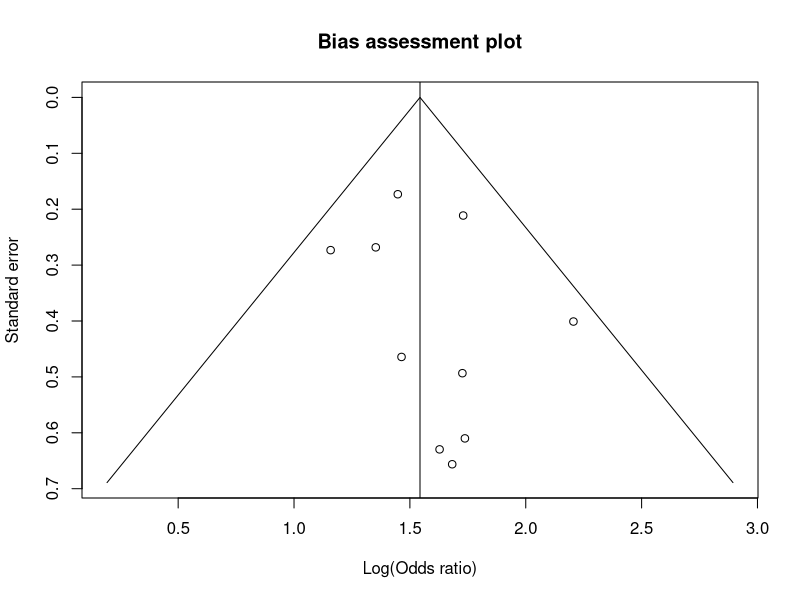
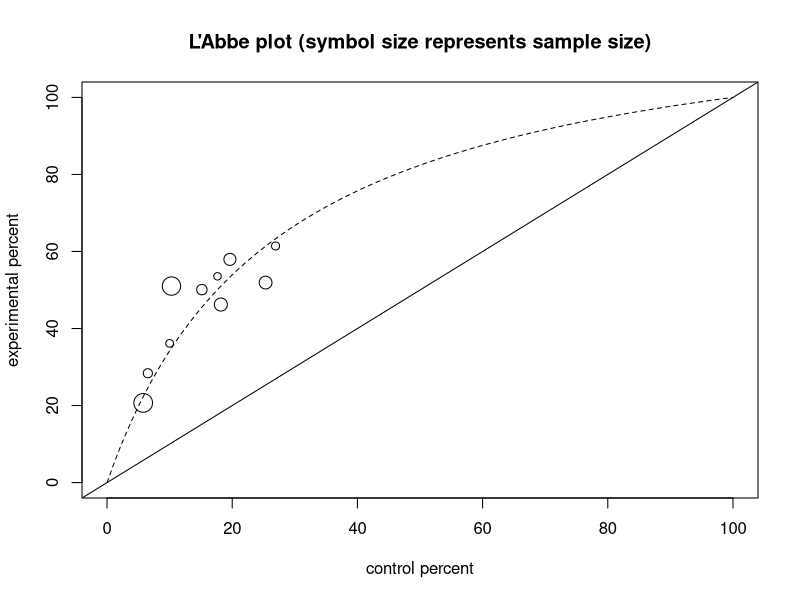
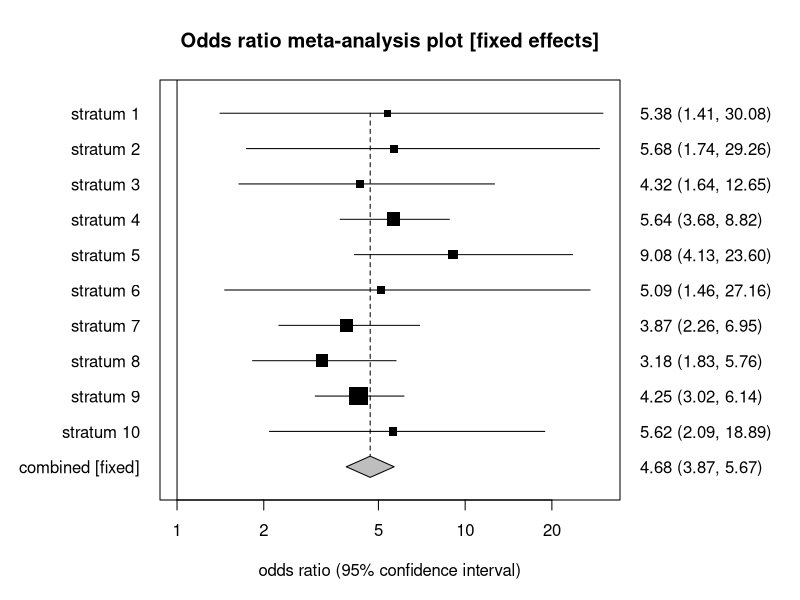
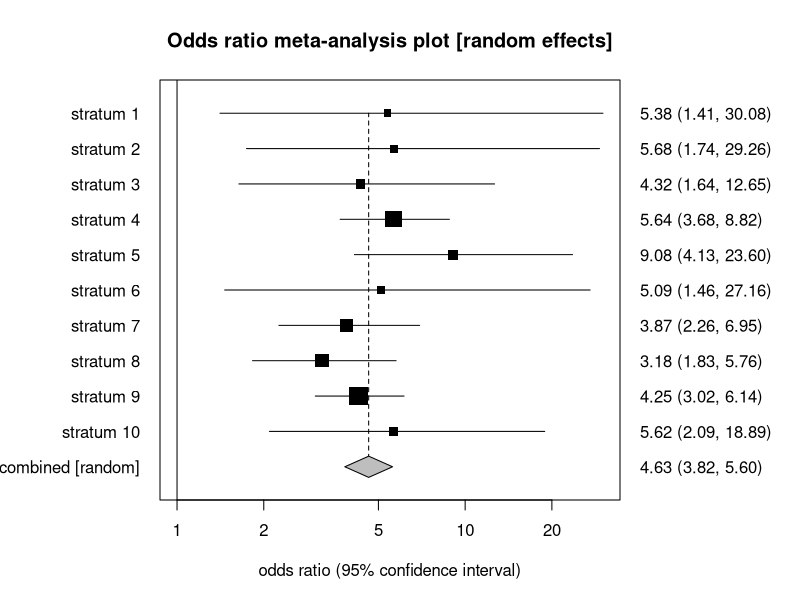

Source code (R) for these figures, in order:
# Odds ratio meta-analysis (Mantel-Haenszel and exact): the StatsDirect help example
# (Armitage and Berry 1994, smoking among lung cancer patients and controls in ten
# case-control studies; the test workbook's Meta-analysis worksheet columns Smokers
# total, Smokers cancer, Control total and Control cancer) in R
smokers <- c(155, 317, 210, 711, 2646, 166, 993, 961, 2180, 519)
smokers_cancer <- c(83, 90, 129, 412, 1350, 60, 459, 499, 451, 260)
nonsmokers <- c(17, 46, 26, 163, 68, 30, 99, 75, 675, 33)
nonsmokers_cancer <- c(3, 3, 7, 32, 7, 3, 18, 19, 39, 5)
k <- length(smokers)

# Each study's fourfold table: a and b are the smokers and non-smokers with lung
# cancer, c and d the smokers and non-smokers among the controls (the workbook's
# "Control" columns are the non-smokers), so the odds ratio a d / (b c) is the odds
# of smoking among the patients relative to the controls
a <- smokers_cancer
b <- nonsmokers_cancer
c <- smokers - a
d <- nonsmokers - b
n <- a + b + c + d
tables <- array(rbind(a, b, c, d), dim = c(2, 2, k),
                dimnames = list(smoking = c("smoker", "non-smoker"),
                                group = c("lung cancer", "control"), study = 1:k))

# R's standard test: the Mantel-Haenszel estimate of the common odds ratio with a
# confidence interval that equals the report's Robins, Breslow and Greenland
# interval, and the Mantel-Haenszel chi-square with the continuity correction
# (correct = TRUE is the default)
r <- mantelhaen.test(tables)
print(r)

# The exact conditional test gives the conditional maximum likelihood estimate and
# the exact (Fisher) interval; R finds them numerically and they agree with the
# report to four significant figures. The code below finds them to a tighter
# tolerance, together with the mid-P interval and P values that R does not print
e <- mantelhaen.test(tables, exact = TRUE)
print(e)

# The report's lines to 6 places
six <- function(x) formatC(x, digits = 6, format = "f", drop0trailing = TRUE)
pv <- function(p) {
  if (p < 0.0001) "P < 0.0001" else
    paste("P =", formatC(p, digits = 4, format = "f", drop0trailing = TRUE))
}
z <- qnorm(0.975)

# The exact methods condition on every table's margins: given them, the total of
# the a cells has a distribution proportional to a product of hypergeometric terms
# times psi^a, where psi is the common odds ratio. The function returns the log of
# each term at psi = 1 over the support of the total (the terms are convolved on the
# natural scale, each table's rescaled to a maximum of 1 to keep within range)
conditional <- function(a, b, c, d) {
  exposed <- a + c
  unexposed <- b + d
  cases <- a + b
  coef <- 1
  start <- 0
  for (i in seq_along(a)) {
    x <- max(0, cases[i] - unexposed[i]):min(exposed[i], cases[i])
    p <- dhyper(x, exposed[i], unexposed[i], cases[i])
    p <- p / max(p)
    new <- numeric(length(coef) + length(p) - 1)
    for (j in seq_along(p)) {
      at <- j:(j + length(coef) - 1)
      new[at] <- new[at] + coef * p[j]
    }
    coef <- new / max(new)
    start <- start + x[1]
  }
  list(support = start + seq_along(coef) - 1, logc = log(coef))
}
# The probability of the part of the support that 'which' selects, at odds ratio psi
cond_p <- function(dist, psi, which) {
  lw <- dist$logc + dist$support * log(psi)
  w <- exp(lw - max(lw))
  sum(w[which]) / sum(w)
}
# Solve for psi on the log scale: the conditional mean equal to the observed total
# (the conditional maximum likelihood estimate), or a tail probability equal to
# alpha / 2 (an exact limit); 'half' counts half of the observed total's probability
# for the mid-P limits
cond_solve <- function(dist, target, s, side = "mean", half = FALSE) {
  f <- function(t) {
    if (side == "mean") {
      lw <- dist$logc + dist$support * t
      w <- exp(lw - max(lw))
      return(sum(dist$support * w) / sum(w) - s)
    }
    p <- if (side == "upper") cond_p(dist, exp(t), dist$support > s) else
      cond_p(dist, exp(t), dist$support < s)
    if (half) p + 0.5 * cond_p(dist, exp(t), dist$support == s) - target else
      p + cond_p(dist, exp(t), dist$support == s) - target
  }
  exp(uniroot(f, c(-30, 30), tol = 1e-10)$root)
}
exact_limits <- function(dist, s, level = 0.95, half = FALSE) {
  alpha <- (1 - level) / 2
  if (s == min(dist$support)) lower <- 0 else
    lower <- cond_solve(dist, alpha, s, "upper", half)
  if (s == max(dist$support)) upper <- Inf else
    upper <- cond_solve(dist, alpha, s, "lower", half)
  c(lower, upper)
}

# Each study's odds ratio with its exact (conditional maximum likelihood) limits,
# as fisher.test would give them, but to a tight tolerance. The report gives the odds
# ratio of a table with an empty cell after a continuity correction, and the exact
# limits of the table as it is; no table has an empty cell here
or <- a * d / (b * c)
lci <- numeric(k)
uci <- numeric(k)
for (i in 1:k) {
  lim <- exact_limits(conditional(a[i], b[i], c[i], d[i]), a[i])
  lci[i] <- lim[1]
  uci[i] <- lim[2]
}
cat("Stratum, odds ratio, 95% CI (CML)\n")
for (i in 1:k) {
  cat(i, six(or[i]), six(lci[i]), six(uci[i]), "\n")
}

# Mantel-Haenszel: the pooled odds ratio is sum(a d / n) / sum(b c / n), the
# fixed effects weights are b c / n, and the Robins-Breslow-Greenland variance of
# its log gives the interval, as mantelhaen.test printed
R <- a * d / n
S <- b * c / n
P <- (a + d) / n
Q <- (b + c) / n
or_mh <- sum(R) / sum(S)
v_rbg <- sum(P * R) / (2 * sum(R)^2) + sum(Q * R + P * S) / (2 * sum(R) * sum(S)) +
  sum(Q * S) / (2 * sum(S)^2)
wt_fixed <- 100 * S / sum(S)

# Heterogeneity: Breslow-Day compares each a cell with its expectation under the
# pooled odds ratio (the root of a quadratic), and Cochran's Q is the weighted sum
# of squared deviations of the log odds ratios from the log of the pooled odds
# ratio, weighted by the inverse of each study's logit (Woolf) variance
cases <- a + b
controls <- c + d
exposed <- a + c
unexposed <- b + d
qa <- 1 - or_mh
qb <- unexposed - cases + (exposed + cases) * or_mh
qc <- -cases * exposed * or_mh
ea <- (-qb + sqrt(qb^2 - 4 * qa * qc)) / (2 * qa)
v_ea <- 1 / (1 / ea + 1 / (cases - ea) + 1 / (exposed - ea) +
               1 / (controls - exposed + ea))
bd <- sum((a - ea)^2 / v_ea)
yi <- log(or)
v_woolf <- 1 / a + 1 / b + 1 / c + 1 / d
w <- 1 / v_woolf
q <- sum(w * (yi - log(or_mh))^2)

# DerSimonian-Laird: the moment estimate of the between studies variance (not less
# than zero), the random effects weights and the pooled odds ratio
tau2 <- max(0, (q - (k - 1)) * sum(w) / (sum(w)^2 - sum(w^2)))
w_re <- 1 / (tau2 + v_woolf)
wt_random <- 100 * w_re / sum(w_re)
or_re <- exp(sum(w_re * yi) / sum(w_re))
x2_re <- sum(w_re * yi)^2 / sum(w_re)

# The report's second table: the standardised effect is the log odds ratio, its
# variance is recovered from the exact limits, and the weights are percentages
vi <- ((log(uci) - log(lci)) / 2 / z)^2
cat("Stratum, standardized effect, variance, % weights (fixed, random)\n")
for (i in 1:k) {
  cat(i, six(yi[i]), six(vi[i]), six(wt_fixed[i]), six(wt_random[i]), "\n")
}

mh_ci <- exp(log(or_mh) + c(-1, 1) * z * sqrt(v_rbg))
cat("Fixed effects (Mantel-Haenszel, Robins-Breslow-Greenland)\n")
cat("Pooled odds ratio = ", six(or_mh), " (95% CI = ", six(mh_ci[1]), " to ",
    six(mh_ci[2]), ")\n", sep = "")
x2 <- as.numeric(r$statistic)
cat("Chi2 (test odds ratio differs from 1) =", six(x2), " ", pv(r$p.value), "\n")

# The pooled exact analysis: the conditional maximum likelihood estimate, the exact
# Fisher and mid-P limits, and the P values at odds ratio 1 (the Fisher two sided P
# sums the probabilities of totals no more probable than the one observed)
all <- conditional(a, b, c, d)
s <- sum(a)
cml <- cond_solve(all, 0, s)
fisher <- exact_limits(all, s)
midp <- exact_limits(all, s, half = TRUE)
p_upper <- cond_p(all, 1, all$support >= s)
p_lower <- cond_p(all, 1, all$support <= s)
p_at_s <- cond_p(all, 1, all$support == s)
w1 <- exp(all$logc - max(all$logc))
p2_fisher <- sum(w1[w1 <= w1[all$support == s]]) / sum(w1)
p1_mid <- min(p_upper - p_at_s / 2, 1 - (p_upper - p_at_s / 2))
cat("Fixed effects (conditional maximum likelihood)\n")
cat("Pooled odds ratio =", six(cml), "\n")
cat("Exact Fisher 95% CI =", six(fisher[1]), "to", six(fisher[2]), "\n")
cat("Exact Fisher one sided ", pv(min(p_upper, p_lower)), ", two sided ",
    pv(p2_fisher), "\n", sep = "")
cat("Exact mid-P 95% CI =", six(midp[1]), "to", six(midp[2]), "\n")
cat("Exact mid-P one sided ", pv(p1_mid), ", two sided ", pv(min(1, 2 * p1_mid)),
    "\n", sep = "")

# I-squared is 100 (Q - df) / Q, not below zero. Its interval is the non-central
# chi-square method of Hedges and Pigott (2001) that the report uses: Q is treated
# as a non-central chi-square variable on df degrees of freedom, and each limit is
# the non-centrality parameter at which the observed Q sits at the 97.5th (lower
# limit) or the 2.5th (upper limit) percentile, found with uniroot and pchisq; a
# limit is 0 when the central distribution already puts Q below that percentile.
# A non-centrality lambda gives I-squared = lambda / (df + lambda)
df <- k - 1
isq <- max(0, 100 * (q - df) / q)
ncp_limit <- function(p) {
  if (pchisq(q, df) <= p) return(0)
  # the bracket Q + 1000 is ample: the distribution function there is near 0
  uniroot(function(l) pchisq(q, df, ncp = l) - p, c(0, q + 1000), tol = 1e-10)$root
}
lambda <- c(ncp_limit(0.975), ncp_limit(0.025))
i2_ci <- 100 * lambda / (df + lambda)
one <- function(x) formatC(x, digits = 1, format = "f", drop0trailing = TRUE)
cat("Non-combinability of studies\n")
cat("Breslow-Day = ", six(bd), "  (df = ", df, ")  ",
    pv(pchisq(bd, df, lower.tail = FALSE)), "\n", sep = "")
cat("Cochran Q = ", six(q), "  (df = ", df, ")  ",
    pv(pchisq(q, df, lower.tail = FALSE)), "\n", sep = "")
cat("Moment-based estimate of between studies variance =", six(tau2), "\n")
cat("I2 (inconsistency) = ", one(isq), "% (95% CI = ", one(i2_ci[1]), "% to ",
    one(i2_ci[2]), "%)\n", sep = "")

re_ci <- exp(log(or_re) + c(-1, 1) * z / sqrt(sum(w_re)))
cat("Random effects (DerSimonian-Laird)\n")
cat("Pooled odds ratio = ", six(or_re), " (95% CI = ", six(re_ci[1]), " to ",
    six(re_ci[2]), ")\n", sep = "")
cat("Chi2 (test odds ratio differs from 1) =", six(x2_re), " (df = 1) ",
    pv(pchisq(x2_re, 1, lower.tail = FALSE)), "\n")

# Bias indicators, from the log odds ratios and their logit standard errors.
# Begg-Mazumdar: Kendall's tau between the deviations of the log odds ratios from
# their weighted mean, standardised, and the variances; cor.test gives the exact
# two sided P because there are fewer than 50 studies and no ties. With tied
# variances the report uses tau-b and a continuity-corrected normal approximation,
# cor.test(..., exact = FALSE, continuity = TRUE). The report adds "(low power)"
# with fewer than eleven studies: the rank correlation test then has little power
se <- sqrt(v_woolf)
dev <- (yi - sum(w * yi) / sum(w)) / sqrt(v_woolf - 1 / sum(w))
begg <- cor.test(dev, v_woolf, method = "kendall")
cat("Bias indicators\n")
cat("Begg-Mazumdar: Kendall's tau =", six(begg$estimate), " ", pv(begg$p.value),
    "(low power)\n")
# Egger: the standardised effect regressed on precision, the intercept being the
# bias; the limits are at 90% (twice the usual alpha) because the test has low power
egger <- lm(I(yi / se) ~ I(1 / se))
ci <- confint(egger, level = 0.9)
cat("Egger: bias = ", six(coef(egger)[1]), " (90% CI = ", six(ci[1, 1]),
    " to ", six(ci[1, 2]), ")  ", pv(summary(egger)$coefficients[1, 4]), "\n", sep = "")
# Harbord-Egger: the same regression of each study's efficient score (a minus its
# expectation) divided by the root of its hypergeometric variance, on that root
score <- a - cases * exposed / n
v_score <- cases * controls * exposed * unexposed / (n^2 * (n - 1))
harbord <- lm(I(score / sqrt(v_score)) ~ sqrt(v_score))
ci <- confint(harbord, level = 0.9)
cat("Harbord-Egger: bias = ", six(coef(harbord)[1]), " (90% CI = ",
    six(ci[1, 1]), " to ", six(ci[1, 2]), ")  ",
    pv(summary(harbord)$coefficients[1, 4]), "\n", sep = "")

# The report's charts. First the bias assessment (funnel) plot: each log odds ratio
# against its logit standard error, the axis reversed so that the 95% cone about the
# pooled Mantel-Haenszel log odds ratio opens downwards
se_top <- max(se) * 1.05
plot(yi, se, ylim = c(se_top, 0), xlab = "Log(Odds ratio)", ylab = "Standard error",
     main = "Bias assessment plot",
     xlim = range(yi, log(or_mh) + c(-1, 1) * z * se_top))
abline(v = log(or_mh))
lines(log(or_mh) + c(-1, 0, 1) * z * se_top, c(se_top, 0, se_top))

# The L'Abbe plot: the percentage of each study's smokers who were lung cancer
# patients against the same percentage of its non-smokers, the symbol size growing
# with the study size, with the line of equality. The report adds a dashed line from
# the origin with the slope of the pooled odds ratio, which is the line of a risk
# ratio; the curve of the studies that share the pooled odds ratio is drawn here
p0 <- 100 * b / (b + d)
p1 <- 100 * a / (a + c)
plot(p0, p1, xlim = c(0, 100), ylim = c(0, 100), cex = 0.5 + 2 * sqrt(n / max(n)),
     xlab = "control percent", ylab = "experimental percent",
     main = "L'Abbe plot (symbol size represents sample size)")
abline(0, 1)
x0 <- seq(0, 1, 0.01)
lines(100 * x0, 100 * or_mh * x0 / (1 + (or_mh - 1) * x0), lty = 2)

# The two forest plots: each study's odds ratio (the symbol area proportional to
# its weight) with its exact interval on a log scale, the line of no effect at 1,
# and the pooled estimate as a diamond at the foot with a dashed line up from it
forest <- function(pooled, lower, upper, weights, main, label) {
  y <- (k + 1):2
  two <- function(x) formatC(x, digits = 2, format = "f")
  par(mar = c(5, 8, 4, 9))
  plot(NA, xlim = range(1, lci, uci, lower, upper), ylim = c(0.5, k + 1.5),
       log = "x", yaxt = "n", xlab = "odds ratio (95% confidence interval)",
       ylab = "", main = main)
  abline(v = 1)
  segments(pooled, 1, pooled, k + 1, lty = 2)
  segments(lci, y, uci, y)
  points(or, y, pch = 15, cex = 0.5 + 2 * sqrt(weights / max(weights)))
  polygon(c(lower, pooled, upper, pooled), c(1, 1.3, 1, 0.7), col = "grey")
  axis(2, at = c(y, 1), labels = c(paste("stratum", 1:k), label), las = 1,
       tick = FALSE)
  axis(4, at = c(y, 1), tick = FALSE, las = 1,
       labels = paste0(two(c(or, pooled)), " (", two(c(lci, lower)), ", ",
                       two(c(uci, upper)), ")"))
}
forest(or_mh, mh_ci[1], mh_ci[2], wt_fixed,
       "Odds ratio meta-analysis plot [fixed effects]", "combined [fixed]")
forest(or_re, re_ci[1], re_ci[2], wt_random,
       "Odds ratio meta-analysis plot [random effects]", "combined [random]")
par(mar = c(5, 4, 4, 2) + 0.1)
